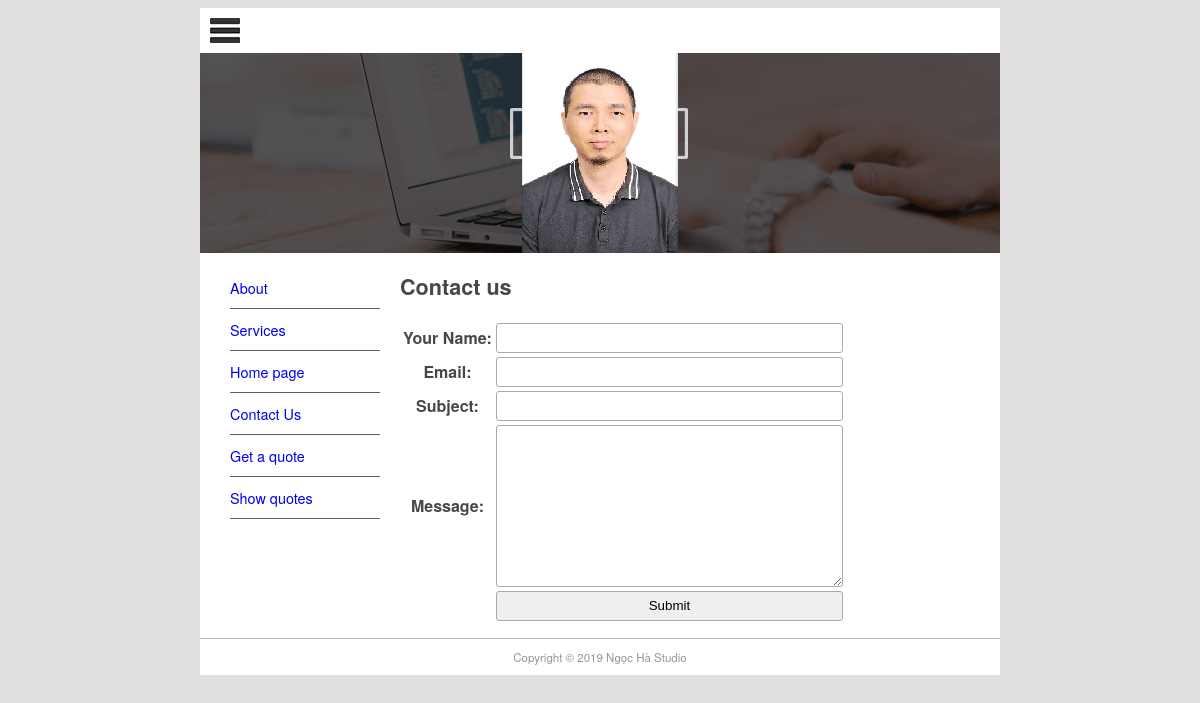
The app's page /contact with its own data.
### pages/models.py (models this page shows, shortened)
class Page(models.Model):
    title = models.CharField(max_length=60)
    permalink = models.CharField(max_length=12,unique=True)
    update_date = models.DateTimeField('Last Update')
    bodytext = models.TextField('Page Content',blank=True)

### pages/views.py (the view)
# urls.py: path('contact',views.contact,name='contact'),
def contact(request):
    submitted = False
    if request.method == 'POST':
        form = ContactForm(request.POST)
        if form.is_valid():
            cd = form.cleaned_data
            con = get_connection('django.core.mail.backends.console.EmailBackend')
            send_mail(
                cd['subject'],
                cd['message'],
                cd.get('email','noreply@example.com'),
                ['siteowner@example.com'],
                connection=con,
            )
            return HttpResponseRedirect('/contact?submitted=True')
    else:
        form = ContactForm()
        if 'submitted' in request.GET:
            submitted = True
    return render(request,'contact.html',{
        'form':form,
        'page_list':Page.objects.all().all,
        'submitted':submitted,
    })

### pages/forms.py
class ContactForm(forms.Form):
    yourname = forms.CharField(max_length=100,label="Your Name")
    email = forms.EmailField(required=False,label="Email")
    subject = forms.CharField(max_length=100)
    message = forms.CharField(widget=forms.Textarea)

### templates/contact.html (shortened to what this page needs)
{% extends "page.html" %}
{% block content %}
<h1>Contact us</h1>
{% if submitted %}
    <p class="success">
        Your message was submitted successfully. Thank you.
    </p>
{% else %}
    <form action="" method="POST" >
    <table>
        {{ form.as_table }}
        <tr>
            <td>&nbsp;</td>
            <td><input type="submit" value="Submit"></td>
        </tr>
    </table>
    </form>
{% endif %}
{% endblock content %}

### templates/page.html (shortened to what this page needs)
{% extends 'base.html' %}
{% block sidenav %}
    {% for page in page_list %}
        <li>
            <a href="{{ page.permalink }}">{{page.title}}</a>
        </li>
    {% endfor %}
{% endblock sidenav %}

### static/main.css (style rules this page uses)
body { background-color: #E0E0E0; font-family: Gotham, "Helvetica Neue", Helvetica, Arial, sans-serif; font-size: 0.9em; text-align: justify; color: #474747; }
#nav li { padding-top: 10px; padding-bottom: 10px; font-size: 1em; list-style-type: none; border-bottom: thin solid #5F5F5F; color: #4C4C4C; left: 0px; list-style-position: inside; margin-left: -10px; }
#nav li a { text-decoration: none; }
input, textarea { width: 100%; padding: 5px!important; -webkit-box-sizing: border-box; -moz-box-sizing: border-box; box-sizing: border-box; border-radius: 3px; border-style: solid; border-width: 1px; border-color: rgb(169,169,169); }
input { height: 30px; }

### records on screen
Page: title "About"
Page: title "Services"
Page: title "Home page"
